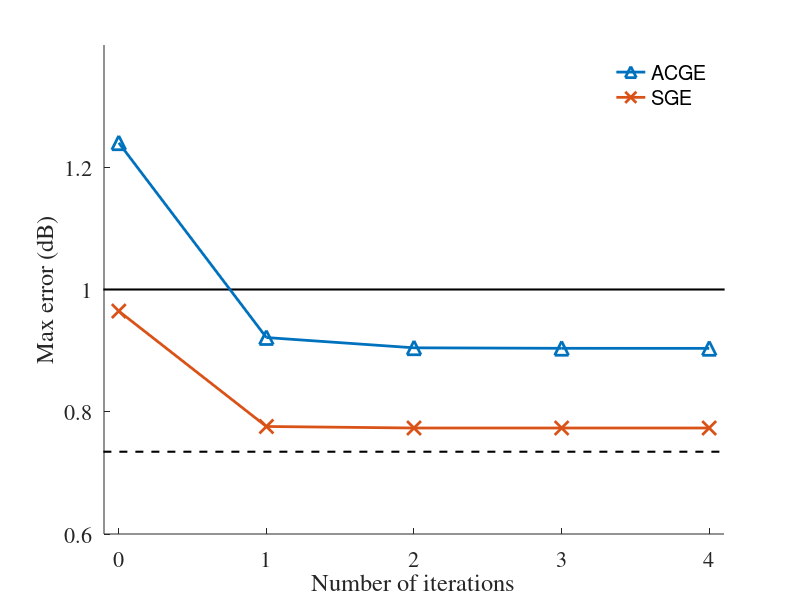

MATLAB code to generate this figure:
% Fig4.m
%
% Plot the effect of the iteration steps.
% This was done for the article J. Liski, J. Ramo, and V. Valimaki, 
% "Graphic equalizer design with symmetric biquad filters," in Proc. WASPAA
% 2019.
%
% Created by Juho Liski, Otaniemi, Espoo, Finland, 17 October 2019
%
% Aalto University, Dept. of Signal Processing and Acoustics

figure(1);
line([-5 5],[1 1],'color','k','linewidth',1.5); hold on % Desired accuracy of |1 dB|
errorLine(1) = plot([0 1 2 3 4],[1.24 0.9214 0.9046 0.9038 0.9037], ...
    '^-','linewidth',2,'markersize',10); % ACGE error with varying number of iteration steps
errorLine(2) = plot([0 1 2 3 4],[0.9647 0.7759 0.7734 0.7734 0.7734], ...
    'x-','linewidth',2,'markersize',10); % SGE error with varying number of iteration steps
line([-5 5],[0.7346 0.7346],'color','k','linewidth',1.5,'linestyle','--'); % Error baseline for SGE method
hold off
axis([-0.1 4.1 0.6 1.4])
xlabel('Number of iterations'); ylabel('Max error (dB)')
set(gca,'XTick',[0 1 2 3 4])
legend(errorLine,'ACGE','SGE');
set(gca,'fontname','Times','fontsize',16);
legend boxoff